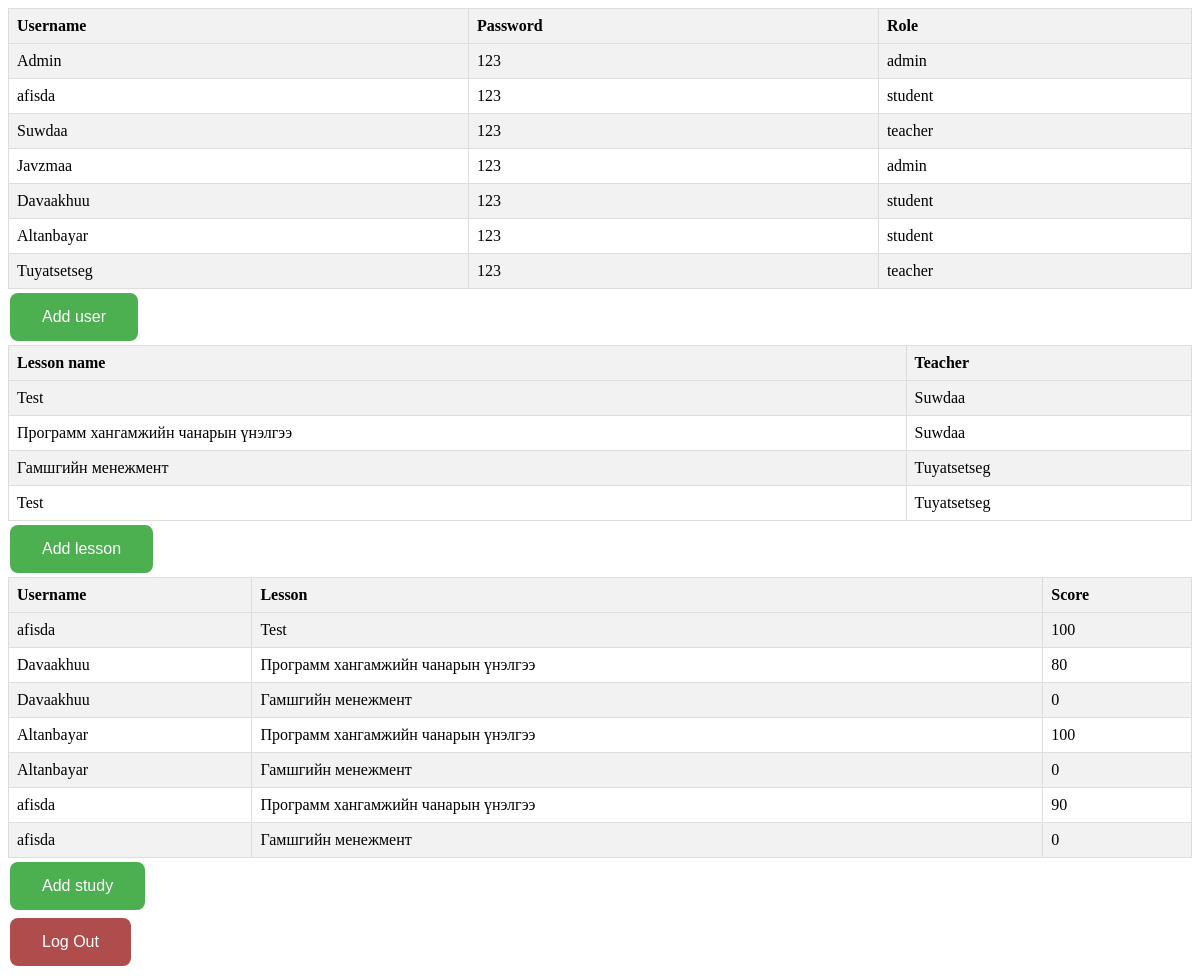
Page /adminindex/ (signed in) on the committed database.
### lab3app/models.py (models this page shows, shortened)
class Users(models.Model):
    username = models.CharField(max_length=100)
    password = models.TextField()
    role = models.ForeignKey(Role, on_delete=models.SET_NULL, null=True)

class Role(models.Model):
    name = models.CharField(max_length=100)

class Lesson(models.Model):
    title = models.CharField(max_length=200)
    teacher = models.ForeignKey(Users, on_delete=models.CASCADE)

class Study(models.Model):
    user = models.ForeignKey(Users, on_delete=models.CASCADE)
    lesson = models.ForeignKey(Lesson, on_delete=models.CASCADE)
    score = models.IntegerField()

### lab3app/views.py (the view)
# urls.py: path('adminindex/', views.admin, name="adminindex"),
def admin(request):
    if request.session.get('roleid'):
        if request.session.get('roleid') == 2:
             return redirect('studentindex')
        elif request.session.get('roleid') == 3:
             return redirect('teacherindex')
        else:
            if request.method == "POST":
                if request.POST.get('logout'):
                    request.session.flush()
                    return redirect('login')
            else:
                users = Users.objects.all()
                lessons = Lesson.objects.all()
                study = Study.objects.all()
                context = {
                    "users":users,
                    "lessons":lessons,
                    "studys":study,
                }
                return render(request, "admin/index.html", context=context)
    else:
         return redirect('login')

### templates/admin/index.html (shortened to what this page needs)
<!DOCTYPE html>
<html lang="en">
<head>
</head>
<body>
    <table>
        <tr>
          <th>Username</th>
          <th>Password</th>
          <th>Role</th>
        </tr>
        {% for user in users %}
        <tr>
          <td>{{user.username}}</td>
          <td>{{user.password}}</td>
          <td>{{user.role.name}}</td>
        </tr>
        {% endfor %}
      </table>
<a href="adduser">
    <button id="button2" class="button">Add user</button>
</a>
<table>
    <tr>
      <th>Lesson name</th>
      <th>Teacher</th>
    </tr>
    {% for lesson in lessons %}
    <tr>
      <td>{{lesson.title}}</td>
      <td>{{lesson.teacher.username}}</td>
    </tr>
    {% endfor %}
  </table>
<a href="addlesson">
<button id="button2" class="button">Add lesson</button>
</a>
<table>
    <tr>
      <th>Username</th>
      <th>Lesson</th>
      <th>Score</th>
    </tr>
    {% for study in studys %}
    <tr>
      <td>{{study.user.username}}</td>
      <td>{{study.lesson.title}}</td>
      <td>{{study.score}}</td>
    </tr>
    {% endfor %}
  </table>
<a href="addstudy">
<button id="button2" class="button">Add study</button>
</a>
<form method="post">
        <input type="submit" value="Log Out" name="logout" class="button2">
</form>
</body>
</html>

### templates/admin/index.html (style rules this page uses)
table { width: 100%; border-collapse: collapse; }
th { background-color: #f2f2f2; border: 1px solid #dddddd; padding: 8px; text-align: left; }
td { border: 1px solid #dddddd; padding: 8px; text-align: left; }
tr:nth-child(even) { background-color: #f2f2f2; }
.button { background-color: #4CAF50; border: none; color: white; padding: 15px 32px; text-align: center; text-decoration: none; display: inline-block; font-size: 16px; margin: 4px 2px; cursor: pointer; border-radius: 8px; }
.button2 { background-color: #af4c4c; border: none; color: white; padding: 15px 32px; text-align: center; text-decoration: none; display: inline-block; font-size: 16px; margin: 4px 2px; cursor: pointer; border-radius: 8px; }

### rows in the picture
Users: username "Admin", password "123", role.name "admin"
Users: username "afisda", password "123", role.name "student"
Users: username "Suwdaa", password "123", role.name "teacher"
Users: username "Javzmaa", password "123", role.name "admin"
Users: username "Davaakhuu", password "123", role.name "student"
Users: username "Altanbayar", password "123", role.name "student"
Users: username "Tuyatsetseg", password "123", role.name "teacher"
Lesson: title "Test", teacher.username "Suwdaa"
Lesson: title "Программ хангамжийн чанарын үнэлгээ", teacher.username "Suwdaa"
Lesson: title "Гамшгийн менежмент", teacher.username "Tuyatsetseg"
Lesson: title "Test", teacher.username "Tuyatsetseg"
Study: user.username "afisda", lesson "Test", score "100"
Study: user.username "Davaakhuu", lesson "Программ хангамжийн чанарын үнэлгээ", score "80"
Study: user.username "Davaakhuu", lesson "Гамшгийн менежмент", score "0"
Study: user.username "Altanbayar", lesson "Программ хангамжийн чанарын үнэлгээ", score "100"
Study: user.username "Altanbayar", lesson "Гамшгийн менежмент", score "0"
Study: user.username "afisda", lesson "Программ хангамжийн чанарын үнэлгээ", score "90"
Study: user.username "afisda", lesson "Гамшгийн менежмент", score "0"
